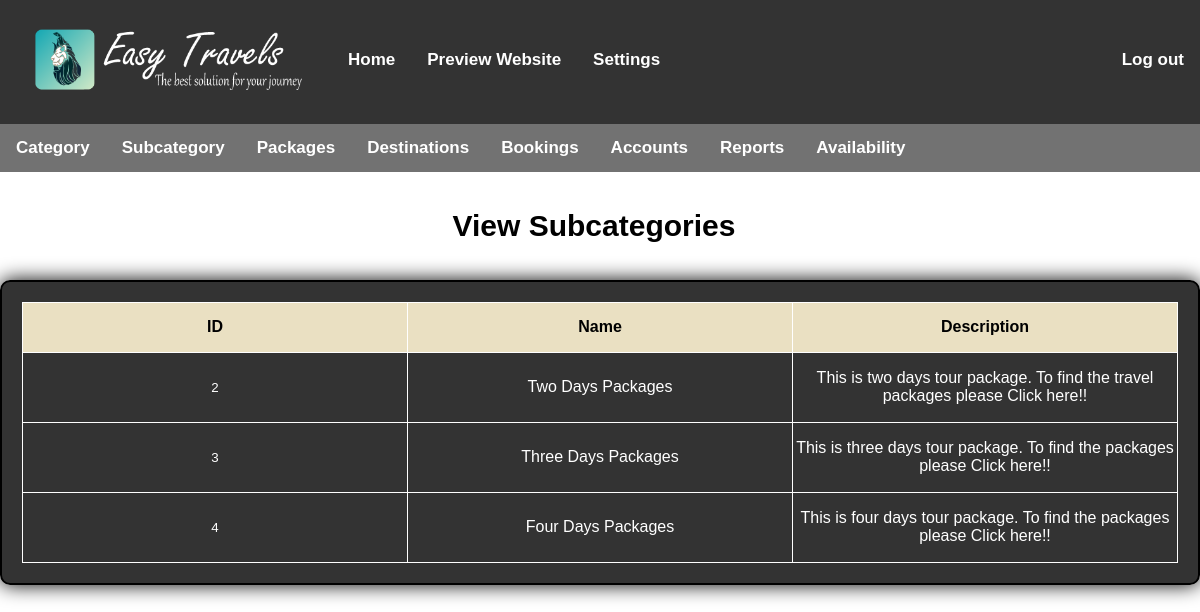
The page /src/php/admin_view_subcategory.php (signed in) on the database its author committed.
### tables this page shows
CREATE TABLE `subcategory` (
  `subcatid` int(11) NOT NULL,
  `name` varchar(20) NOT NULL,
  `description` text NOT NULL
);

### src/php/admin_view_subcategory.php (called while the page is built, shortened)
<?php include('../../public/html/admin_view_subcategory.html')?>

### src/php/admin_view_subcategory-table.php (the view, shortened to what this page needs)
<?php require_once('../../config/connect.php');
?>
<?php
	echo"
	<div class='container2'>
		<div style='overflow-x:auto;'>
		<table id='table_not_available_guides' border=1 padding=50px align='center' class='viewtable'>
			<tr class='theads' style='height:50px;'>
				<td>ID</td>
				<td>Name</td>
				<td>Description</td>
			</tr>
		";
	$sql = "select * from subcategory";
	$result=$connection->query($sql);
	while($row=$result->fetch_assoc()){
		echo "<tr style='height:70px;'>";
		echo "<td> <form method='post' action='admin_view_subcategory_update.php'><input name='viewticket' type='submit' id='next' value='".$row['subcatid']."' class='next'>";
		echo "<input type='hidden' name='selectedID' value='".$row['subcatid']."'/></form></td>";
		echo "<td>".$row['name']."</td>";
		echo "<td>".$row['description']."</td>";
		echo "</tr>";
	}
	echo "</table></div></div>";
?>

### public/css/admin_topnav.css (style rules this page uses)
body { margin: 0; background-image: url(../../public/images/adminback9.jpg); background-size:cover; font-family: 'Arial'; }
.topnav { overflow: hidden; background-color: rgb(0,0,0,0.8); }
.topnav a { float: left; display: block; color: white; text-align: center; padding: 10px 16px; text-decoration: none; font-size: 17px; margin-top:40px; font-weight:bold; }
.topnav a.notactive { margin-top:0px; }
.topnav a.right { float: right; }
.limg { padding: 10px; width:300px; border-radius: 20px; }

### public/css/adminmenu.css (style rules this page uses)
body { margin: 0; background-image: url(../../public/images/adminback9.jpg); background-size:cover; font-family: 'Arial'; }
.topnav1 { overflow: hidden; background-color:rgb(20,20,20,0.6); }
.topnav1 a { float: left; display: block; color: white; text-align: center; padding: 14px 16px; text-decoration: none; font-size: 17px; font-weight: bold; }
.dropdown { float: left; overflow: hidden; }
.dropdown .dropbtn { font-size: 17px; border: none; outline: none; color: white; padding: 14px 16px; background-color: inherit; font-family: inherit; margin: 0; font-weight:bold; }

### public/css/report-tables.css (style rules this page uses)
* { box-sizing: border-box; }
body { margin: 0; background-image: url(../../public/images/adminback9.jpg); background-size:cover; font-family: 'Arial'; }
.next { text-decoration: none; color: white; background-color: transparent;; border: none; }
.viewtable { color:white; border: 1px solid white; border-collapse: collapse; table-layout: fixed; width: 100%; }
.theads { background-color:#82CAFA; background-color:#eae0c2; text-align:center; color:black; font-weight:bold; height:40px; }
label { padding: 12px 12px 12px 0; display: inline-block; }
.container2 { border-radius: 10px; background-color: rgb(0,0,0,0.8); padding: 20px; width:100%; display:block; margin-left:auto; margin-right:auto; justify-content:center; center-align:center; margin-top:20px; margin-bottom:20px; color:white; text-align:center; border: 2px solid black; box-shadow:0px 0px 20px black; }
.updatetxt { color:black; font-size:30px; font-weight:bold; }

### public/css/chart.css (style rules this page uses)
body { margin: 0; background-image: url(../../public/images/adminback9.jpg); background-size:cover; font-family: 'Arial'; }

### rows shown on the page
subcategory: viewticket "2", name "Two Days Packages", description "This is two days tour package. To find the travel packages please Click here!!"
subcategory: viewticket "3", name "Three Days Packages", description "This is three days tour package. To find the packages please Click here!!"
subcategory: viewticket "4", name "Four Days Packages", description "This is four days tour package. To find the packages please Click here!!"
